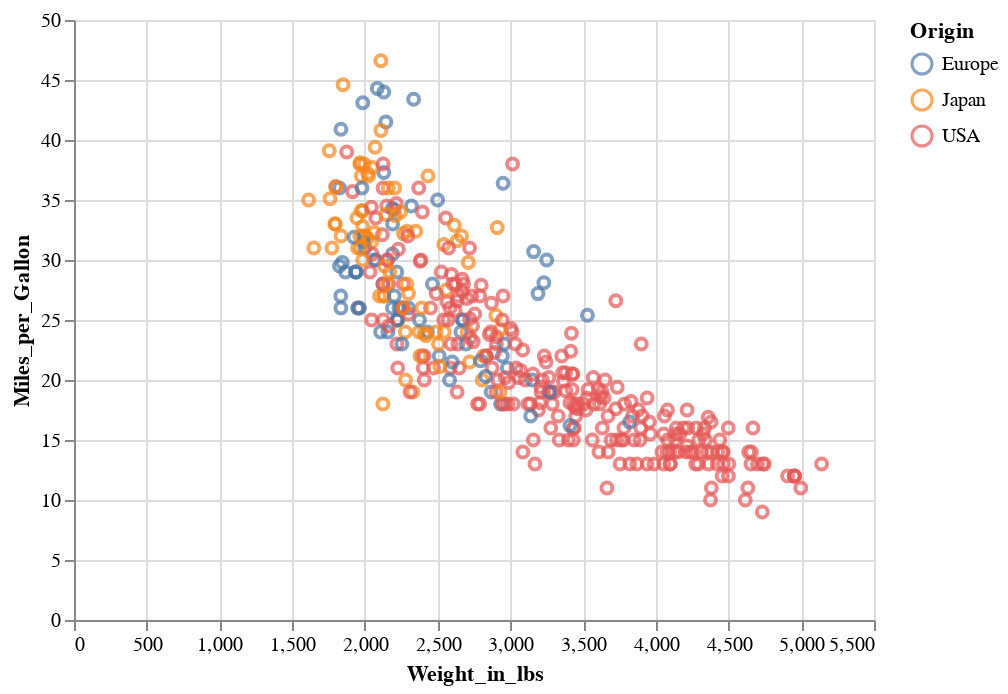

Notebook source saved alongside this figure:
### Code cell
alt.Chart().from_dict(cars_dict)

### Figure 1 — Vega-Lite specification as saved in the notebook (floating-point values rounded to 4 significant figures; data arrays with more than 128 entries replaced by an {"elided": "..."} marker saying what was removed)
{"$schema": "https://vega.github.io/schema/vega-lite/v2.4.3.json", "config": {"view": {"height": 300, "width": 400}}, "data": {"values": {"elided": "406 records"}}, "encoding": {"color": {"field": "Origin", "type": "nominal"}, "x": {"field": "Weight_in_lbs", "type": "quantitative"}, "y": {"field": "Miles_per_Gallon", "type": "quantitative"}}, "mark": "point"}
